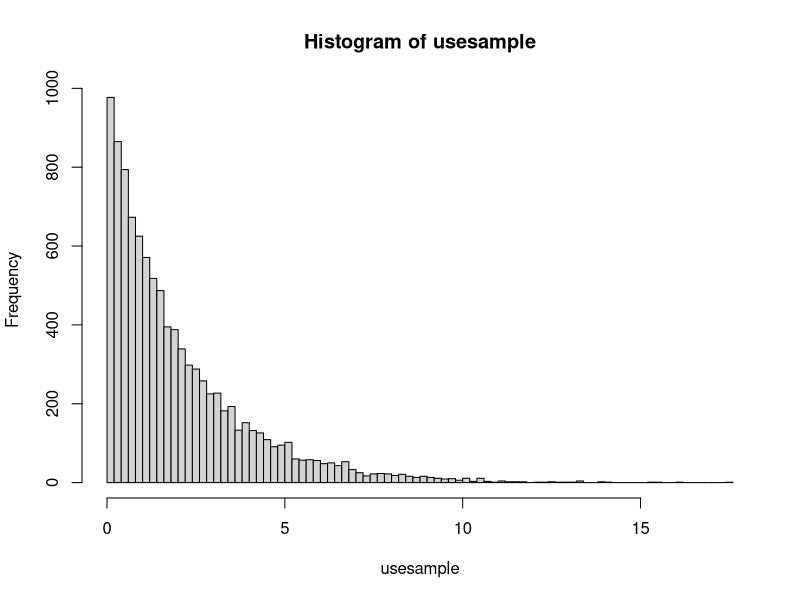
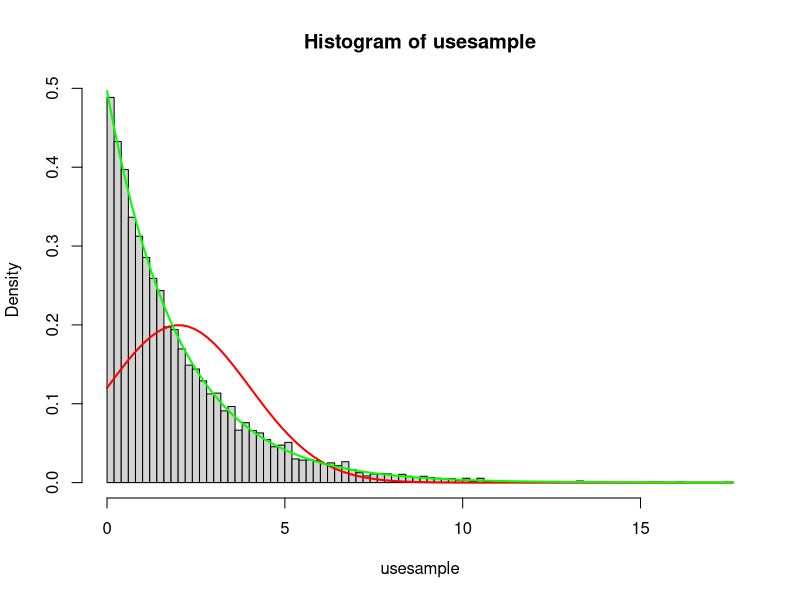

Recreate these plots in R, in order. (Note: this script raises an error after producing the figures.)
rm(list = ls())
graphics.off()
###########################################################################
############################################
#PART-00: Data
m <- matrix(scan("data_for_distr_fitting_8.txt",skip=0),ncol=1,byrow=T)
usesample <- m[,1]
############################################
# PART-01: Take a look at data
summary(usesample)
par(new=T)
dev.new() #### FIGURE 01
#par( mfrow = c( 1,1 ) )
hist(usesample,breaks = 100)

dev.new()
m=mean(usesample);std=sd(usesample)
hist(usesample,breaks = 100,freq = FALSE)
curve(dnorm(x,m,std),col="red",lwd=2,add=T)
curve(dexp(x,rate=1/m),col="green",lwd=2,add=T)
#curve(dgamma(x,shape=1,scale=2),col='blue',add=T)
#curve(dweibull(x,shape=1,scale=2),col='black',add=T)
############################################
# PART-02: Cullen and Frey graph




############################################
# PART-03: Now fit the candidate distributions to obtain parameters
#OPTION 1:
library(MASS)
res<-fitdistr(usesample,"weibull",lower=0.001)
res$estimate
?fitdistr()
#"beta", "cauchy", "chi-squared", "exponential", "gamma", 
#"geometric", "log-normal", "lognormal", 
#"logistic", "negative binomial", "normal", 
#"Poisson", "t" and "weibull"
dev.new()
hist(usesample,breaks = 100,freq = FALSE)
est_shape <- res$estimate[["shape"]]
est_scale <- res$estimate[["scale"]]
curve(dweibull(x,shape=est_shape,scale=est_scale),col='red',add=T)
####
res1 <-fitdistr(usesample,"exponential",lower=0.001)
est_rate <- res1$estimate[["rate"]]
curve(dexp(x,rate=est_rate),col='blue',add=T)

####
res2 <- fitdistr(usesample,"gamma",lower=0.001)

### AND SO ON...

#####################################
# #OPTION 2:
# library(vcd) # For discrete data
# gf <- goodfit(usesample, type = "binomial", par = list(prob = 0.8, size = 7))
# summary(gf)
# dev.new()
# plot(gf)
#####################################
# #OPTION 3:
#install.packages('fitdistrplus')
library(fitdistrplus)
fitg<-fitdist(usesample,"gamma")
fitw<-fitdist(usesample,"weibull")
?fitdist()

summary(fitg)
summary(fitw)

dev.off()
plot(fitg)

dev.off()
plot(fitg, demp = TRUE)

dev.new()
cdfcomp(list(fitg,fitw), legendtext=c("Gamma","Weibull"))

dev.new()
denscomp(list(fitg,fitw), legendtext=c("Gamma","Weibull"))

ppcomp(list(fitg,fitw), legendtext=c("Gamma","Weibull"))


qqcomp(list(fitg,fitw), legendtext=c("Gamma","Weibull"))


##################################################################
#PART-04: Goodness of Fit
gofstat(list(fitg,fitw), fitnames=c("Gamma","Weibull"))
?gofstat()

#######
#Kolmogorov-Smirnoff Test for continuous data

#ks.test(ussample,"pweibull")  # Doesn't work
ks.test(usesample,"pweibull", scale=res$estimate[2], shape=res$estimate[1] )  

# New

ks.test(usesample,"pexp",)
